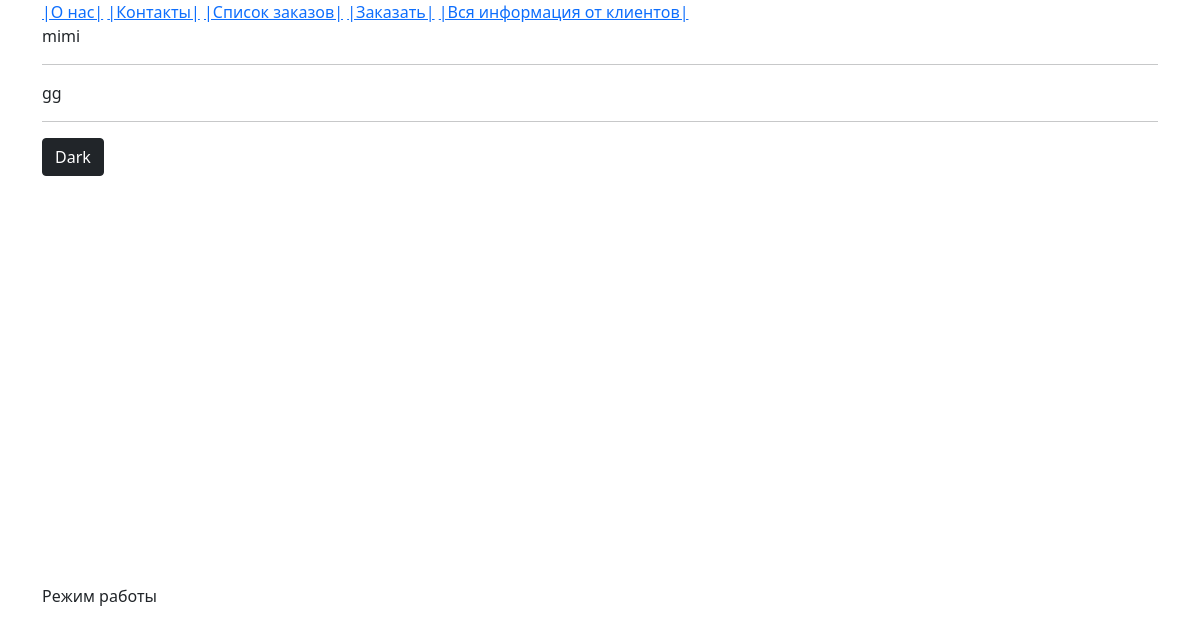
Before: /clients/ with the older database file.
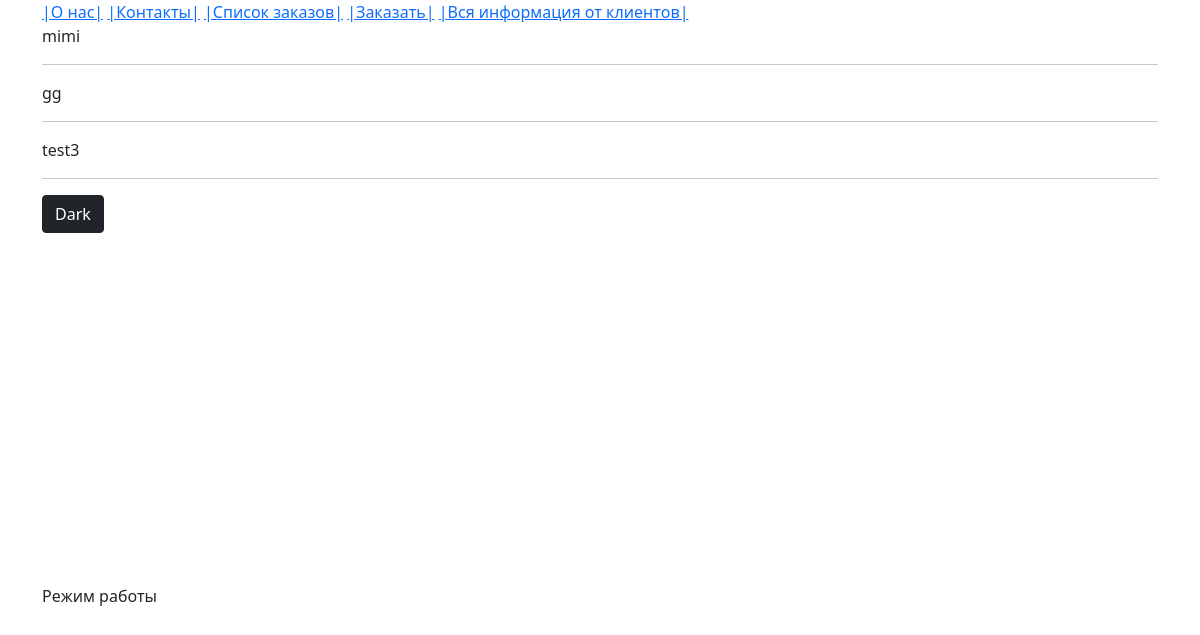
After: the same page with the newer database file.
### clients/models.py (models this page shows)
class Client(models.Model):
    name = models.CharField(max_length=255)
    address = models.CharField(max_length=255)
    active = models.BooleanField(default=False)
    bottles_ordered = models.IntegerField(default=20)

### clients/views.py (the view)
# urls.py: path('clients/', client_list),
def client_list(request):
    context = {}
    clients_list = Client.objects.all()
    context['clients_list'] = clients_list
    html_page = render(request, 'name.html', context)
    return html_page

### clients/templates/name.html
{% extends 'base.html' %}
{% block page %}
    {% for client in clients_list %}
        <div>{{ client.name }}</div>
        <hr>
    {% endfor %}
    <button type="button" class="btn btn-dark">Dark</button>
{% endblock %}

### clients/templates/base.html (shortened to what this page needs)
<!doctype html>
{% load static %}
<html lang="en">
<head>
    <link rel="stylesheet" href="https://stackpath.bootstrapcdn.com/bootstrap/5.0.0-alpha1/css/bootstrap.min.css">
    <link rel="stylesheet" href="{% static 'style.css' %}">
</head>
<body>
    <div class="container">
    <nav>
    <a href="/">|O нас|</a>
    <a href="/contacts/">|Контакты|</a>
    <a href="{% url 'order-list' %}">|Список заказов|</a>
    <a href="{% url 'create-order' %}">|Заказать|</a>
    <a href="{% url 'info-list' %}">|Вся информация от клиентов|</a>
    </nav>
    <div id="page">
        {% block page %}
        {% endblock %}
    </div>
    <footer>
        Режим работы
    </footer>
    </div>
</body>

### clients/static/style.css (style rules this page uses)
#page { min-height: 70vh; }

Changed rows visible on the page:
added Client: name "test3"
